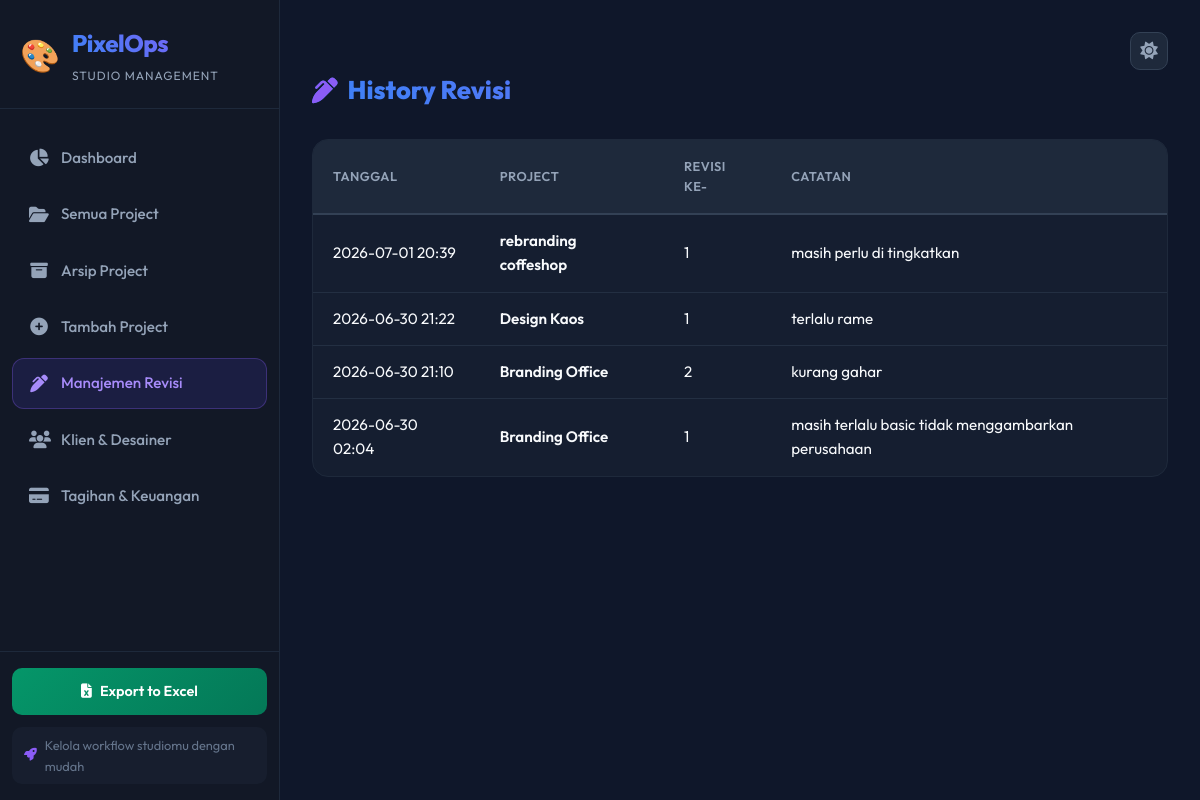
Page /revisions on the committed database.
### tables this page shows
CREATE TABLE revision(
            id INTEGER PRIMARY KEY AUTOINCREMENT,
            project_id INTEGER,
            revisi_ke INTEGER,
            catatan TEXT,
            tanggal TEXT
        );

CREATE TABLE project(
            id INTEGER PRIMARY KEY AUTOINCREMENT,
            nama_project TEXT NOT NULL,
            jenis TEXT,
            client_id INTEGER,
            designer_id INTEGER,
            deadline TEXT,
            budget REAL,
            status TEXT
        , deskripsi TEXT, category TEXT, image_path TEXT);

### main_app.py (the view)
@app.route("/revisions")
def revision_list():
    revisions = sm.tampil_revisi()
    return render_template("revisions.html", revisions=revisions)

### manajer_studio.py (called while the page is built)
    def tampil_revisi(self):
        query = """
        SELECT r.*, p.nama_project
        FROM revision r
        JOIN project p ON r.project_id = p.id
        ORDER BY r.tanggal DESC
        """
        self.db.cursor.execute(query)
        return [dict(row) for row in self.db.cursor.fetchall()]

### templates/revisions.html (shortened to what this page needs)
{% extends "base.html" %}
{% block content %}
<div class="page-header">
    <h1><i class="fas fa-pen-alt"></i> History Revisi</h1>
</div>
{% if revisions %}
<div class="table-wrapper">
    <table class="data-table">
        <thead>
            <tr>
                <th>Tanggal</th>
                <th>Project</th>
                <th>Revisi Ke-</th>
                <th>Catatan</th>
            </tr>
        </thead>
        <tbody>
            {% for r in revisions %}
            <tr>
                <td>{{ r['tanggal'] }}</td>
                <td class="fw-600">{{ r['nama_project'] }}</td>
                <td>{{ r['revisi_ke'] }}</td>
                <td>{{ r['catatan'] }}</td>
            </tr>
            {% endfor %}
        </tbody>
    </table>
</div>
{% else %}
<div class="empty-state">
    <i class="fas fa-pen-alt"></i>
    <p>Tidak ada riwayat revisi.</p>
</div>
{% endif %}
{% endblock %}

### static/css/style.css (style rules this page uses)
:root { --bg-body: #0F172A; --bg-surface: #1E293B; --bg-sidebar: #121826; --bg-elevated: #1A2335; --bg-hover: #1E3A5F; --border: #334155; --border-hover: #475569; --text: #F8FAFC; --text-secondary: #CBD5E1; --text-muted: #94A3B8; --text-muted-alt: #64748B; --nav-hover-bg: rgba(30, 41, 59, 0.6); --nav-hover-color: var(--text); --sidebar-info-bg: rgba(30, 41, 59, 0.4); --card-bg: linear-gradient(145deg, rgba(30, 41, 59, 0.8), rgba(15, 23, 42, 0.8)); --card-border: rgba(255, 255, 255, 0.1); --table-wrapper-bg: rgba(30, 41, 59, 0.4); --table-td-border: rgba(51, 65, 85, 0.5); --table-td-color: var(--text); --table-hover-bg: rgba(30, 41, 59, 0.5); }
*, *::before, *::after { margin: 0; padding: 0; box-sizing: border-box; }
html { font-size: 16px; scroll-behavior: smooth; }
body { font-family: 'Outfit', sans-serif; background: var(--bg-body); color: var(--text); line-height: 1.6; min-height: 100vh; }
body, .sidebar, .nav-item, .nav-item i, .sidebar-info, .sidebar-info i, .main-content-header, .btn, .modal-box, .form-card, .table-wrapper, .filter-bar, .form-card-header, .tabs-container, .data-table th, .data-table td, .project-card, .finance-card, .theme-toggle-top { transition: background-color 0.4s ease, border-color 0.4s ease, color 0.4s ease, box-shadow 0.4s ease; }
.page-header { margin-bottom: 28px; }
.page-header h1 { font-size: 1.8rem; font-weight: 700; background: linear-gradient(45deg, #3B82F6, #8B5CF6); -webkit-background-clip: text; -webkit-text-fill-color: transparent; background-clip: text; display: flex; align-items: center; gap: 12px; }
.page-header h1 i { -webkit-text-fill-color: initial; color: #8B5CF6; }
.table-wrapper { background: rgba(30, 41, 59, 0.4); border: 1px solid var(--bg-surface); border-radius: 16px; overflow: hidden; overflow-x: auto; }
.data-table { width: 100%; border-collapse: collapse; font-size: 0.95rem; }
.data-table th { background: var(--bg-surface); color: var(--text-muted); font-size: 0.8rem; text-transform: uppercase; font-weight: 600; letter-spacing: 0.5px; text-align: left; padding: 16px 20px; border-bottom: 2px solid var(--border); }
.data-table td { padding: 14px 20px; border-bottom: 1px solid rgba(51, 65, 85, 0.5); color: var(--text); }
.data-table tbody tr:last-child td { border-bottom: none; }
.fw-600 { font-weight: 600; }
.page-header h1 { font-size: 1.6rem; font-weight: 800; display: flex; align-items: center; gap: 10px; }

### rows in the picture
revision: tanggal "2026-07-01 20:39", nama_project "rebranding coffeshop", revisi_ke "1", catatan "masih perlu di tingkatkan"
revision: tanggal "2026-06-30 21:22", nama_project "Design Kaos", revisi_ke "1", catatan "terlalu rame"
revision: tanggal "2026-06-30 21:10", nama_project "Branding Office", revisi_ke "2", catatan "kurang gahar"
revision: tanggal "2026-06-30 02:04", nama_project "Branding Office", revisi_ke "1", catatan "masih terlalu basic tidak menggambarkan perusahaan"
